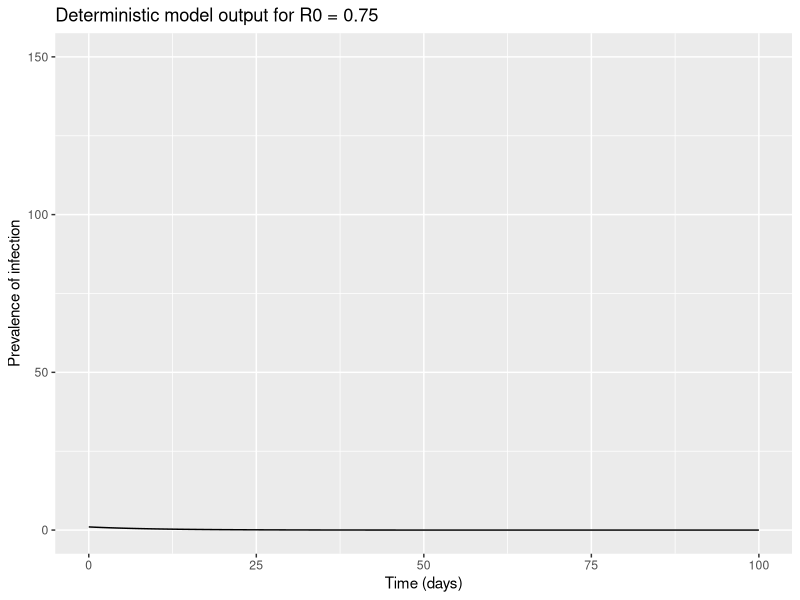

Generate this figure with R:
install.packages("deSolve")
install.packages("ggplot2")
install.packages ("reshape2")
library(deSolve)
library(ggplot2)
library(reshape2)
?ode #?help function#
# INPUT
initial_state_values <- c(S = 1000000,  
                          I = 1,      
                          R = 0)

parameters <- c(beta = 0.3,
                gamma = 0.4)

times <- seq(from = 0, to = 100, by = 1)

# SIR MODEL FUNCTION
sir_model <- function(time, state, parameters) {  
  
  with(as.list(c(state, parameters)), {
    
    N <- S+I+R
    
    lambda <- beta * I/N
    
    # The differential equations
    dS <- -lambda * S              
    dI <- lambda * S - gamma * I
    dR <- gamma * I            
    
    # Output
    return(list(c(dS, dI, dR)))
  })
}

output <- as.data.frame(ode(y = initial_state_values,
                            times = times,
                            func = sir_model,
                            parms = parameters))

# PLOT OF THE MODEL FIT

ggplot() +
  geom_line(data = output, aes(x = time, y = I)) +                              
  xlab("Time (days)")+                                              
  ylab("Prevalence of infection") +                                
  labs(title = paste("Deterministic model output for R0 =",parameters["beta"]/parameters["gamma"])) +
  ylim(c(0,150))
